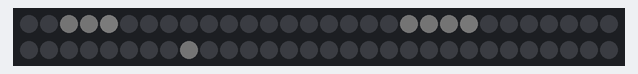
Bench run of a sketch on a simulated Arduino Uno, built with avr-gcc and run on an emulated ATmega328P. Parts: 60 RGB LEDs in strip order, left to right, continuing on the next row. Dim RGB values are drawn brighter than linear; colours are those a GRB WS2812 strip shows for the declared byte order; random numbers use the default seed unless the sketch sets one.

Above: at 3.14 s.
At 8.89 s:
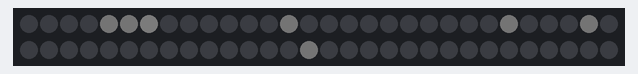
At 12.27 s:
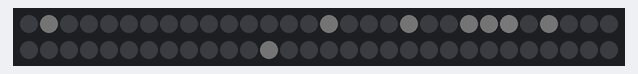
At 21.05 s:
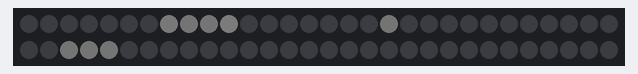
At 29.65 s:
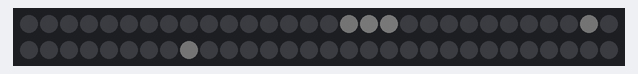
At 39.34 s:
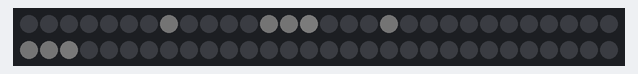

The sketch:

multiple-drops.ino
```cpp
#include <FastLED.h>

#define SAFETY_BOOT_TIME 3000

#define LED_PIN     5
#define NUM_LEDS    60
#define BRIGHTNESS  32
#define LED_TYPE    WS2812
#define COLOR_ORDER GRB
#define PALETTE_DEPTH 256

#define UPDATES_PER_SECOND 100
#define DROP_CONSTANT 40

#define MAX_DROPS 8

#define NEW_DROP_INTERVAL 50

CRGB leds[NUM_LEDS];

DEFINE_GRADIENT_PALETTE( RainDrop_gp ) {
    0,    3,    3,   3, //Shadow
  127,    7,    7,    7, //Darker
  191,   31,   31,   31, //Dark
  223,  127,  127,  127, //Light
  255,  255,  255,  255  //White
};

typedef struct drop_t {
  int size;
  int position;
  int speedOffset;
} Drop;

Drop drops[MAX_DROPS];

CRGBPalette16 palette;

int totalDrops = 0;

void setup() {

  totalDrops = MAX_DROPS;//random(2, MAX_DROPS+1);
  for(int i = 0; i < MAX_DROPS; i++) {
    if(i < totalDrops) {
      drops[i].position = random(0, NUM_LEDS);
      drops[i].size = pow(2, 3+random(0, 2)); //One of [8, 16]
      drops[i].speedOffset = random(-1, 2);
    } else {
      drops[i].position = -NUM_LEDS;
      drops[i].size = -1;
      drops[i].speedOffset = 0;
    }
  }

  //Do not operate LED's before this time
  delay(SAFETY_BOOT_TIME);
  FastLED.addLeds<LED_TYPE, LED_PIN>(leds, NUM_LEDS);
  FastLED.setBrightness(  BRIGHTNESS );
  palette = RainDrop_gp;
}

int stepCounter = -1;

void loop() {

  stepCounter = (stepCounter + 1) % DROP_CONSTANT;

  //Cleanup previous step
  fill_solid( leds, NUM_LEDS, CRGB::Black );

  //For every drop
  for(int dropIndex = 0; dropIndex < totalDrops; dropIndex++) {

    //If the drop is visible
    if(drops[dropIndex].size > 0) {
      Drop* drop = drops + dropIndex;
      //Calculate its position
      int dropStep = (DROP_CONSTANT / drop->size) + drop->speedOffset;
      bool nextStep = (stepCounter % dropStep) == 0;

      if(nextStep == 0) {
        drop->position = (drop->position + 1) % (NUM_LEDS);
      }

      //Paint it
      for(int dropPixel = 0; dropPixel < drop->size; dropPixel++) {
        int index = (drop->position + dropPixel) % (NUM_LEDS);

        // Fade away drop as it falls
        int brightness = 255 * (NUM_LEDS - index) / NUM_LEDS;

        // Flickers with low globl brightness
        int paletteStep = PALETTE_DEPTH / drop->size;
        CRGB dropColour = ColorFromPalette(palette, (dropPixel*paletteStep) % PALETTE_DEPTH, brightness, LINEARBLEND);

        leds[index].red   = leds[index].red    + dropColour.red   / totalDrops ;
        leds[index].green = leds[index].green  + dropColour.green / totalDrops ;
        leds[index].blue  = leds[index].blue   + dropColour.blue  / totalDrops  ;
      }
    }
  }

  FastLED.show();
  FastLED.delay(1000 / UPDATES_PER_SECOND);
}
```
